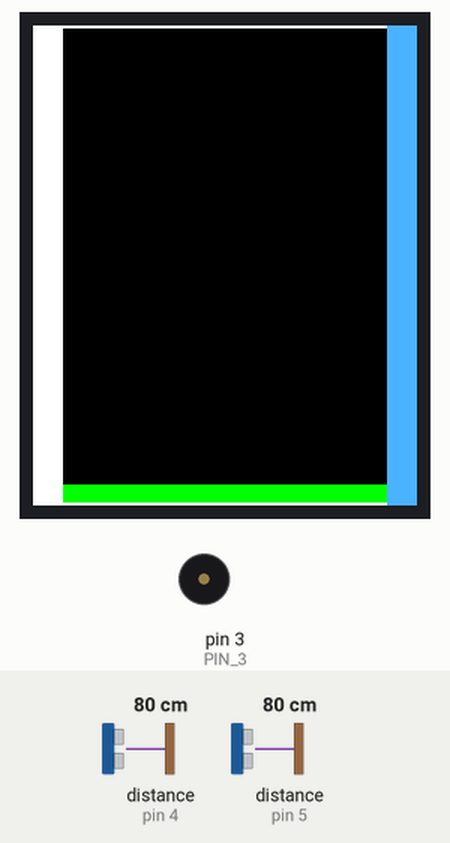
Recording of a sketch running on a simulated Arduino Uno, built with avr-gcc and run on an emulated ATmega328P. On the bench: 128×160 colour display, buzzer (waves = sounding). The test bench sets the inputs (shaded band); at power-on: distance to the obstacle (sensors on pin 5, pin 4) 80 cm. The echo pulse lasts 58.3 µs per cm; what the sketch prints to the serial monitor is not drawn.

Above: at 1.3 s.
1.4 s: distance to the obstacle (sensor on pin 5) set to 27 cm
At 1.57 s:
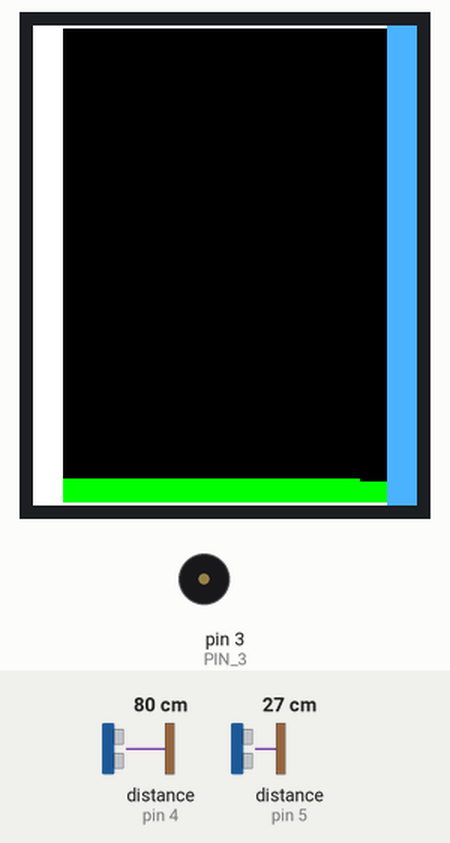
2.9 s: distance to the obstacle (sensor on pin 5) set to 21 cm
At 3.56 s:
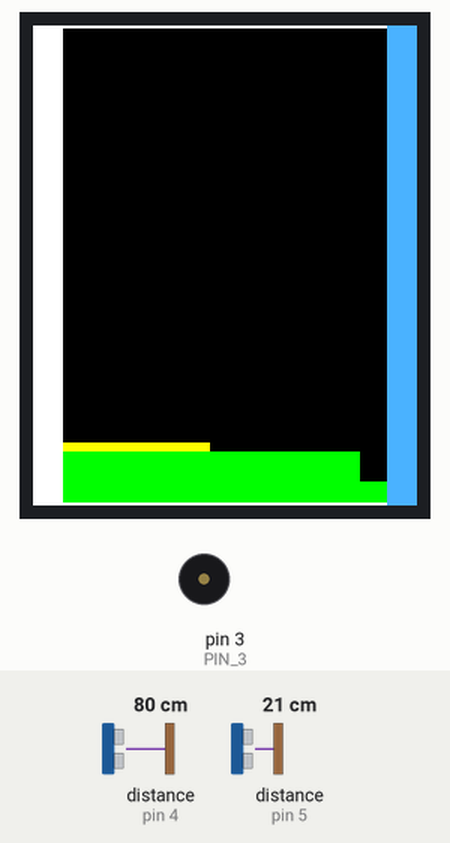
4.8 s: distance to the obstacle (sensor on pin 5) set to 18 cm
At 5.37 s:
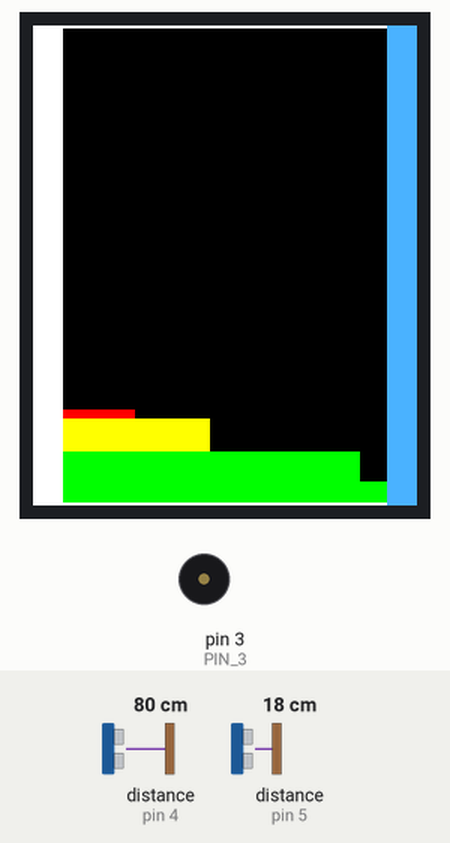
6.6 s: distance to the obstacle (sensor on pin 4) set to 2 cm
At 6.99 s:
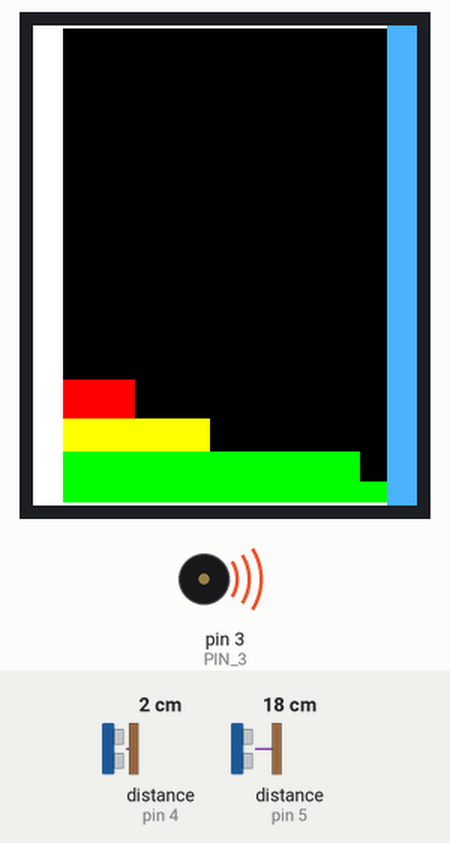
9.6 s: distance to the obstacle (sensor on pin 4) set to 9 cm
At 9.85 s:
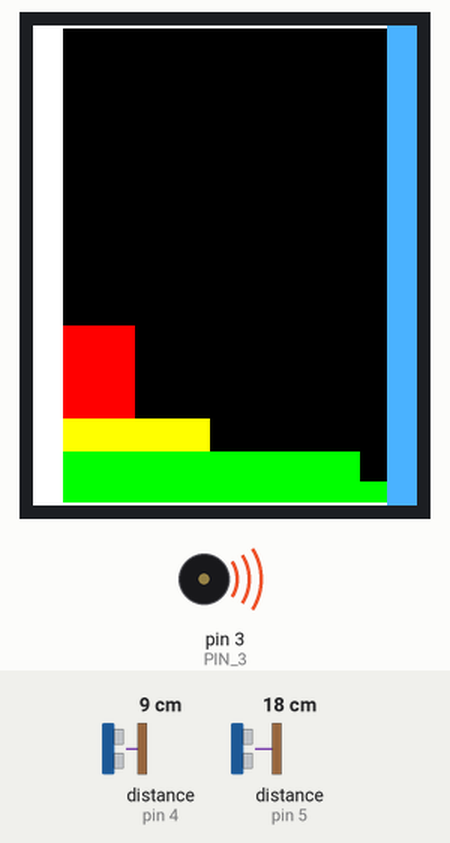
11.4 s: distance to the obstacle (sensor on pin 4) set to 4 cm
At 11.66 s:
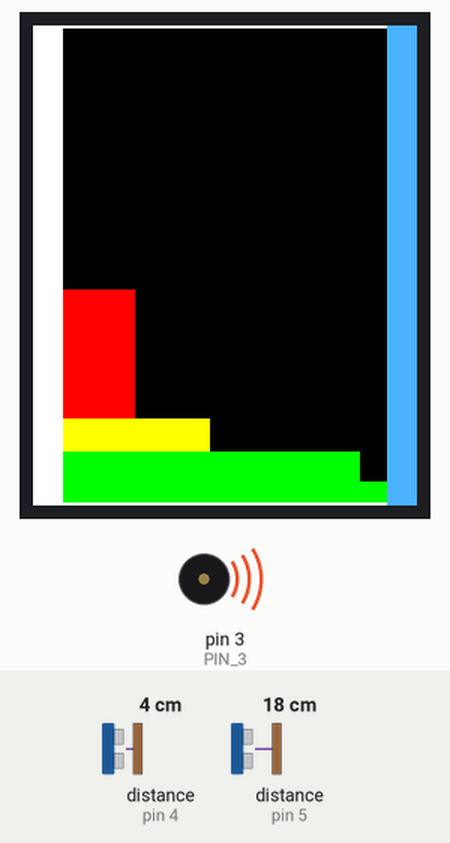
Timing chart, 0 to 14.4 s (numbered marks = the images above; inputs shaded):
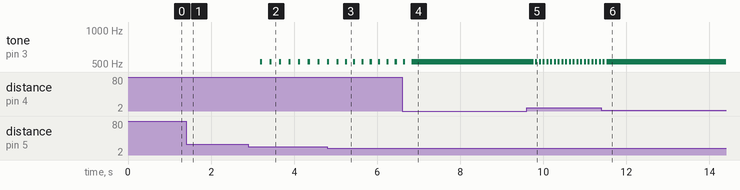

The sketch:

bottomscraperv5.ino
```cpp
// V4 was based on having two sensors at front
// But not enough space at front of van for two sensors
// So v5 rewrite to have one sensor at front and one at black

#include <Adafruit_GFX.h>    // Core graphics library
#include <Adafruit_ST7735.h> // Hardware-specific library
#include <SPI.h>

#include "pitches.h"
#include <TimerOne.h>

// notes in the melody:
int beepduration = 50;  // 50 miliseconds
int range_beep_counter = 0;

// For the breakout, you can use any 2 or 3 pins
// These pins will also work for the 1.8" TFT shield
#define TFT_CS     10
#define TFT_RST    9  // you can also connect this to the Arduino reset
                      // in which case, set this #define pin to 0!
#define TFT_DC     8
#define PIN_3     3

#define BROWN   0x4D9F
#define RANGES 3  //We have 3 colours for the graph based on sensor reading

// TFT screen is 128x160 pixels. Positions are x,y coord from top left corner with screen in portrait format
// So Width refers to the shorter 128 pixel dimension. Height refers to the longer 160 pixel dimension

// For this project screen is positioned on landscape format.
// So we use width when plotting the verticals of the graph

// Option 1 (recommended): must use the hardware SPI pins
// (for UNO thats sclk = 13 and sid = 11) and pin 10 must be
// an output. This is much faster - also required if you want
// to use the microSD card (see the image drawing example)
Adafruit_ST7735 tft = Adafruit_ST7735(TFT_CS,  TFT_DC, TFT_RST);

// Option 2: use any pins but a little slower!
#define TFT_SCLK 13   // set these to be whatever pins you like!
#define TFT_MOSI 11   // set these to be whatever pins you like!
//Adafruit_ST7735 tft = Adafruit_ST7735(TFT_CS, TFT_DC, TFT_MOSI, TFT_SCLK, TFT_RST);
int yPosFrontGraph;
int yPosBackGraph;

int zone[RANGES] = {0,0,0};  //The different values of graph for the colours Green, Amber Red

#include "SR04.h"
#define TRIG_PINa 5
#define ECHO_PINa 6
#define TRIG_PINb 4
#define ECHO_PINb 2
#define RIDEHEIGHT 30   //Distance from ground to front sensor
#define SCRAPEHEIGHT 17  //Calculated front sensor range that will scrape at rear
#define BACKHEIGHT 27  //Distance from ground to rear sensor
#define FRONTCAL 2  //+ OR - Calibration adjustment of range sensor
int mode = 0;   //zero = ONE sensor. Non zero means TWO sensors

SR04 sr04Front = SR04(ECHO_PINa,TRIG_PINa);
SR04 sr04Back = SR04(ECHO_PINb,TRIG_PINb);
long frontRange = RIDEHEIGHT +10;  //sensor a range. INitialised to a high value in case sensor disconnected
long backRange = RIDEHEIGHT +10;  //sensor b range. INitialised to a high value in case sensor disconnected;
long nearest = RIDEHEIGHT +10;;
int nearestSensor = 1;  //Which sensor is recording nearest range

#define TIMER_US 50       // 50 uS timer duration

void setup(void) {
  Serial.begin(9600);
  Serial.print("Hello! Bottom scraper alarm here");

  // Use this initializer if you're using a 1.8" TFT
  tft.initR(INITR_BLACKTAB);   // initialize a ST7735S chip, black tab

  Serial.println("Initialized");
  Serial.println(tft.width());
  Serial.println(tft.height());

  // blank the screen
  tft.fillScreen(ST7735_BLACK);

  if (mode) {
    tft.drawLine(0, 80, tft.width(), 80, ST7735_YELLOW);  //Separator b/w 2 displays
    yPosFrontGraph = (tft.height() / 2 - 1);   //Position cursor half way up for front sensor
    yPosBackGraph = 158 ;

  } else {
    yPosFrontGraph = 158;
    yPosBackGraph = 0;
  }

  tft.fillRect(0, 0 , 10, 160, ST7735_WHITE);  //Base of vehicle
  tft.drawRect(0, 0 , 128, 160, ST7735_WHITE); //Frame
  tft.fillRect(118, 0 , 10, 160, BROWN);  //The ground

  //Print text on screen
  tft.setTextColor(ST7735_WHITE);
  tft.setTextSize(1);
  tft.setTextWrap(false);
  if (mode) {
    tft.setCursor(80, 7);
    tft.print("Front");
    tft.setCursor(80, 85);
    tft.print("Rear");
  }

  for (int i = 0; i <= (RANGES -1); i++) {
    zone[i] = ((tft.width()-20) / RANGES) * i;
  }
  Timer1.initialize(TIMER_US);                        // Initialise timer 1
  Timer1.attachInterrupt( timerIsr );                 // Attach interrupt to the timer service routine
}

void loop() {
 //Sensor a at front of vehicle. Sensor b and back of vehicle
  frontRange=(sr04Front.Distance()> 0 ? sr04Front.Distance(): RIDEHEIGHT);  //Get a distance as long as non-zero
  frontRange = frontRange + FRONTCAL;
  backRange=(sr04Back.Distance()> 0 ? sr04Back.Distance(): RIDEHEIGHT); //Get a distance as long as non-zero
                                                          //no sensor attached returns 0 distance
  nearest = (frontRange<(backRange+(RIDEHEIGHT-BACKHEIGHT)) ? frontRange:backRange);   //What is nearest measurement
  nearestSensor = (frontRange<(backRange + (RIDEHEIGHT-BACKHEIGHT)) ? 1:2);   //Which is nearer sensor Front = 1 Back = 2.
                                                                //Back sensor sits 3cm below level of front sensor
                                                                //So apply an offset -
  Serial.print(nearest);
  Serial.println("cm");
  if (mode) {
    plotGraph(frontRange, 1);   //Pass range and sensor number.  Front = 1
    plotGraph(backRange, 2);            //Back sensor = 2
  } else {  //1 sensor only so must be front
    plotGraph(frontRange, 1);
  }

    // if the graph has reached the screen edge
    // erase the screen and start again
  if (yPosFrontGraph <= 2 ) {   //off the edge of the screen
    if (mode) {  //2 sensors
        yPosFrontGraph = (tft.height() / 2) - 1 ;   //Position the cursor half way up for front sensor
        yPosBackGraph = 158;  //Position cursor at bottom for back sensor
        tft.fillRect(10,1,108,78, ST7735_BLACK);
        tft.fillRect(10,80,108,78, ST7735_BLACK);
        tft.fillRect(0, 0 , 10, 160, ST7735_WHITE);//Base of vehicle
        tft.fillRect(118, 0 , 10, 160, BROWN);    //The ground
        tft.drawLine(0, 80, tft.width(), 80, ST7735_YELLOW);  //Separator b/w 2 displays
    } else {   //only 1 sensor
        yPosFrontGraph = 158;   //Position the cursor at bottom for one sensor
        tft.fillRect(10,1,108,158, ST7735_BLACK);
        tft.fillRect(0, 0 , 10, 160, ST7735_WHITE); //Base of vehicle
        tft.fillRect(118, 0 , 10, 160,BROWN );   //The ground
    }

    if (mode) {
      tft.setCursor(80, 7);
      tft.print("Front");
      tft.setCursor(80, 85);
      tft.print("Rear");
    }
  } else {
    if (mode) {
      yPosFrontGraph--;
      yPosBackGraph--;
    } else {
      yPosFrontGraph--;
    }
  }
  delay(50);
}

void plotGraph(long dist, int sensor)  {
  int graphWidth = 0;
  if ( sensor == 1) {  //Front sensor
    graphWidth = constrain(map(dist,SCRAPEHEIGHT,RIDEHEIGHT,0,tft.width()-20),0, tft.width()-20 );  //Map sensor range to screen width constrained
  } else {  //Back sensor
    graphWidth = constrain(map(dist,0,BACKHEIGHT,0,tft.width()-20),0, tft.width()-20 );  //Map sensor range to screen width constrained
  }
  int colour = ST7735_RED;

  if (graphWidth > zone[2]) {
   colour = ST7735_GREEN;
  }  else if (graphWidth > zone[1]) {
   colour = ST7735_YELLOW;
  }

  if (graphWidth > 0) {
    if (mode) {  //so two sensors
      if (sensor==2) {  //Sensor 2 is backsensor
        tft.drawFastHLine(10, yPosBackGraph, graphWidth, colour );
      } else {  //sensor 1 is front sensor
        tft.drawFastHLine(10, yPosFrontGraph, graphWidth, colour );
      }
    } else {  //one sensor
      tft.drawFastHLine(10, yPosFrontGraph, graphWidth, colour );
    }
  }
}

void distanceBeeper()
{
  if (--range_beep_counter <= 0)  {              // Decrement and test the flash timer                                                // Flash timer time out
    if (nearestSensor == 1)  {                    // If the echo duration is within limits
      // If the range is within 2/3 of normal ride height which should also trigger yellow graph
      if (nearest < (SCRAPEHEIGHT + 0.66666*(RIDEHEIGHT-SCRAPEHEIGHT)))
      {
        if (nearest < SCRAPEHEIGHT) {
          range_beep_counter = nearest * 50 ;  // Reload the timer with the current echo duration
        } else  {
          range_beep_counter = nearest * 200 ;  // Reload the timer with the current echo duration
        }
        tone(PIN_3, NOTE_C5, beepduration);
      }
      else
      {
        range_beep_counter = RIDEHEIGHT * 200;              // If out of range use a default
      }
    } else {   //Back sensor is nearest
      if (nearest < (BACKHEIGHT +3) ) {
        if (nearest < 5) {
          range_beep_counter = nearest * 50 ;  // Reload the timer with the current echo duration
        } else  {
          range_beep_counter = nearest * 200 ;  // Reload the timer with the current echo duration
        }
        tone(PIN_3, NOTE_C5, beepduration);
      } else {
        range_beep_counter = RIDEHEIGHT * 200;              // If out of range use a default
      }

    }
  }
}

// --------------------------
// timerIsr() 50uS second interrupt ISR()
// Called every time the hardware timer 1 times out.
// --------------------------
void timerIsr()
{
    distanceBeeper();
}
```

Measured:
- the behaviour switches between 24 and 23 cm on distance to the obstacle (sensor on pin 5) (found by bisection; images 1 and 2)
- after the input at 2.9 s, tone on pin 3 (PIN_3): alternates 523 Hz for 0.05 s and silent for 0.18 s, starting after 0.28 s; the display: first differs from a run without the input after 0.25 s (image 2 shows a later state)
- after the input at 4.8 s, the display: first differs from a run without the input after 0.16 s (image 3 shows a later state)
- after the input at 6.6 s, tone on pin 3 (PIN_3): goes on until 6.8 s, then stays 523 Hz
- after the input at 9.6 s, tone on pin 3 (PIN_3): alternates 523 Hz for 0.05 s and silent for 0.04 s, starting after 0.17 s
- after the input at 11.4 s, tone on pin 3 (PIN_3): goes on until 11.5 s, then stays 523 Hz
